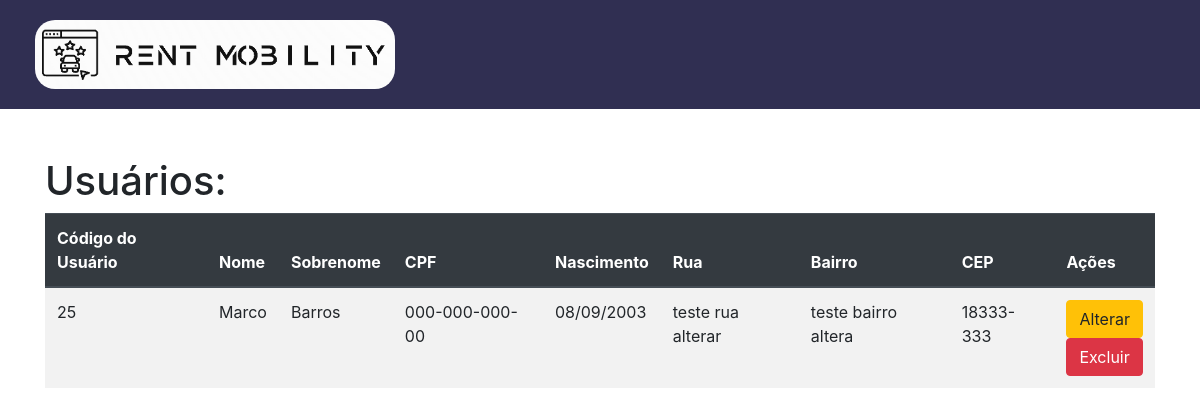
Screenshot of /paginas/gerenciar-usu.php (signed in) with the database file from the repository.
### tables this page shows
CREATE TABLE `tb_usuarios` (
  `codigo` int(11) NOT NULL,
  `nome` varchar(120) NOT NULL,
  `sobrenome` varchar(120) NOT NULL,
  `cpf` varchar(20) NOT NULL,
  `nascimento` varchar(10) NOT NULL,
  `rua` varchar(100) NOT NULL,
  `bairro` varchar(100) NOT NULL,
  `cep` varchar(20) NOT NULL
);

### paginas/classes/Usuarios.php (called while the page is built, shortened)
<?php
class Usuarios{
    public function listar()
    {
        $conexao = Conexaobd::pegarConexao();
        $query = "SELECT codigo, nome, sobrenome, cpf, nascimento, rua, bairro, cep FROM tb_usuarios";
        $resultado = $conexao->query($query);
        $lista = $resultado->fetchAll();
        return $lista;
    }
}
?>

### paginas/gerenciar-usu.php (the view, shortened to what this page needs)
<?php
require_once 'classes\Usuarios.php';
$categoria= new Usuarios();
$lista = $categoria->listar();
?>
<!DOCTYPE html>
<html lang="en">
<head>
    <link rel="stylesheet" href="../CSS/style.css">
    <link href="https://stackpath.bootstrapcdn.com/bootstrap/4.5.0/css/bootstrap.min.css" rel="stylesheet">
</head>
    <header>
		<div class="col-3">
			<a href="index.php"><img src="../img/logoSiteSmall.png" style="border-radius: 20px; width: 360px;"></a>
		</div>
	</header>
<body>
<br><br>
<div class="container">
    <h1>Usuários:</h1>
    <table class="table table-striped">
        <thead class="thead-dark">
            <tr>
                <th>Código do Usuário</th>
                <th>Nome</th>
                <th>Sobrenome</th>
                <th>CPF</th>
                <th>Nascimento</th>
                <th>Rua</th>
                <th>Bairro</th>
                <th>CEP</th>
                <th>Ações</th>
            </tr>
        </thead>
        <tbody>
            <?php foreach($lista as $linha){ ?>
            <tr>
                <td><?php echo $linha['codigo'];?></td>
                <td><?php echo $linha['nome'];?></td>
                <td><?php echo $linha['sobrenome'];?></td>
                <td><?php echo $linha['cpf'];?></td>
                <td><?php echo $linha['nascimento'];?></td>
                <td><?php echo $linha['rua'];?></td>
                <td><?php echo $linha['bairro'];?></td>
                <td><?php echo $linha['cep'];?></td>
                <td>
                    <a href="usu-alterar.php" class="btn btn-warning">Alterar</a>
                    <br>
                    <a href="usu-excluir.php?CODIGO=<?php echo $linha['codigo'];?>" class="btn btn-danger">Excluir</a>
                </td>
            </tr>
            <?php } ?>
        </tbody>
    </table>
</div>
<br><br>
</body>
</html>

### CSS/style.css (style rules this page uses)
* { margin: 0; padding: 0; box-sizing: border-box; }
body { font-family: Arial, sans-serif; font-size: 16px; line-height: 1.5; background-color: white; }
header { display: flex; align-items: center; padding: 20px; background-color: #302f52; color: white; }

### rows the page displays
tb_usuarios: codigo "25", nome "Marco", sobrenome "Barros", cpf "000-000-000-00", nascimento "08/09/2003", rua "teste rua alterar", bairro "teste bairro altera", cep "18333-333"
